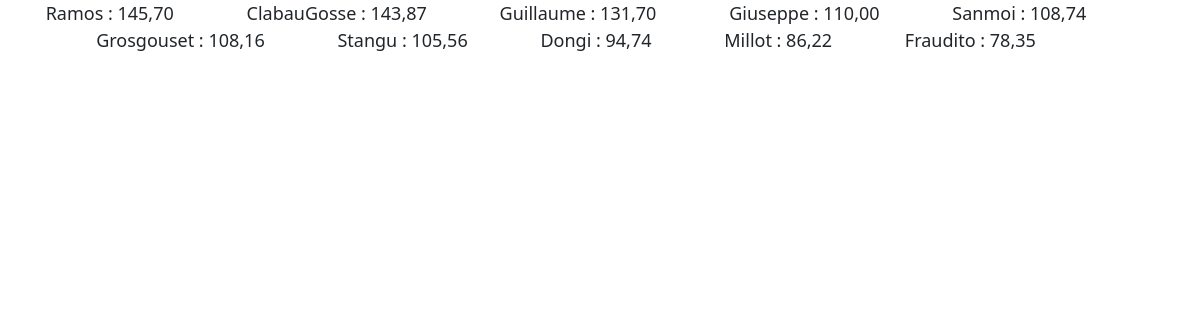
The app's page /score with its own data.
### game/models.py (models this page shows, shortened)
class Player(models.Model):
    photo = models.ImageField(upload_to='photo_de_profile/', null=True, blank=True)
    description = models.CharField(max_length=75, null=True, blank=True)
    user = models.OneToOneField(User, on_delete=models.CASCADE)
    def __str__(self) :
        return self.user.username
    def get_total_point(self) :
        return sum([action.point for action in self.action_set.all()])
    def getJSON(self) :
        player_dict = {'name' : self.user.username,
                       'total_point' : self.get_total_point(),
                       'creation_date' : self.user.date_joined,
                       'actions' : []}
        tot = 0
        for action in self.action_set.all() :
            tot += action.point
            player_dict['actions'].append({'date_action' : action.act_date, 'score' : action.point, 'tot_score' : tot})
        return dumps(player_dict, default=json_serial)

class Action(models.Model):
    player = models.ForeignKey(Player, on_delete=models.CASCADE)
    point = models.DecimalField(max_digits=12, decimal_places=2)
    act_date = models.DateTimeField('action date', default=timezone.now)
    description = models.TextField(null= True)

### game/views.py (the view)
# urls.py: path('score', views.score, name='score'),
def score(request) :
    player_list = Player.objects.annotate(total_points=Sum('action__point')).order_by('-total_points')
    json_player_list = get_proper_JSON_from_player_list(player_list)
    date = datetime.now()
    return render(request, 'game/global_view_score.html', {'json_player_list' : json_player_list, 'date' : date, 'player_list':player_list})

### game/models.py (called while the page is built)
def json_serial(obj):
    if isinstance(obj, (datetime, date)):
        return obj.isoformat()
    if isinstance(obj, Decimal) :
        return str(obj)
    raise TypeError ("Type %s not serializable" % type(obj))

### game/views.py (called while the page is built)
def json_serial(obj):
    if isinstance(obj, (datetime, date)):
        return obj.isoformat()
    raise TypeError ("Type %s not serializable" % type(obj))

### game/templates/game/global_view_score.html (shortened to what this page needs)
<!DOCTYPE html>
<html>
    <head>
        {% load static %}
        <link href="https://cdn.jsdelivr.net/npm/bootstrap@5.1.3/dist/css/bootstrap.min.css" rel="stylesheet">
    </head>
    <body>
        <div class="container text-center">
            <div style="font-size: large;">
            {% for player in player_list %}
                {{player}} : {{player.get_total_point}} &emsp; &emsp; &emsp;
            {% endfor %}
            </div>
        </div>
    </body>
</html>

### records on screen
Player: user.username "Ramos", get_total_point "145,70"
Player: user.username "ClabauGosse", get_total_point "143,87"
Player: user.username "Guillaume", get_total_point "131,70"
Player: user.username "Giuseppe", get_total_point "110,00"
Player: user.username "Sanmoi", get_total_point "108,74"
Player: user.username "Grosgouset", get_total_point "108,16"
Player: user.username "Stangu", get_total_point "105,56"
Player: user.username "Dongi", get_total_point "94,74"
Player: user.username "Millot", get_total_point "86,22"
Player: user.username "Fraudito", get_total_point "78,35"
